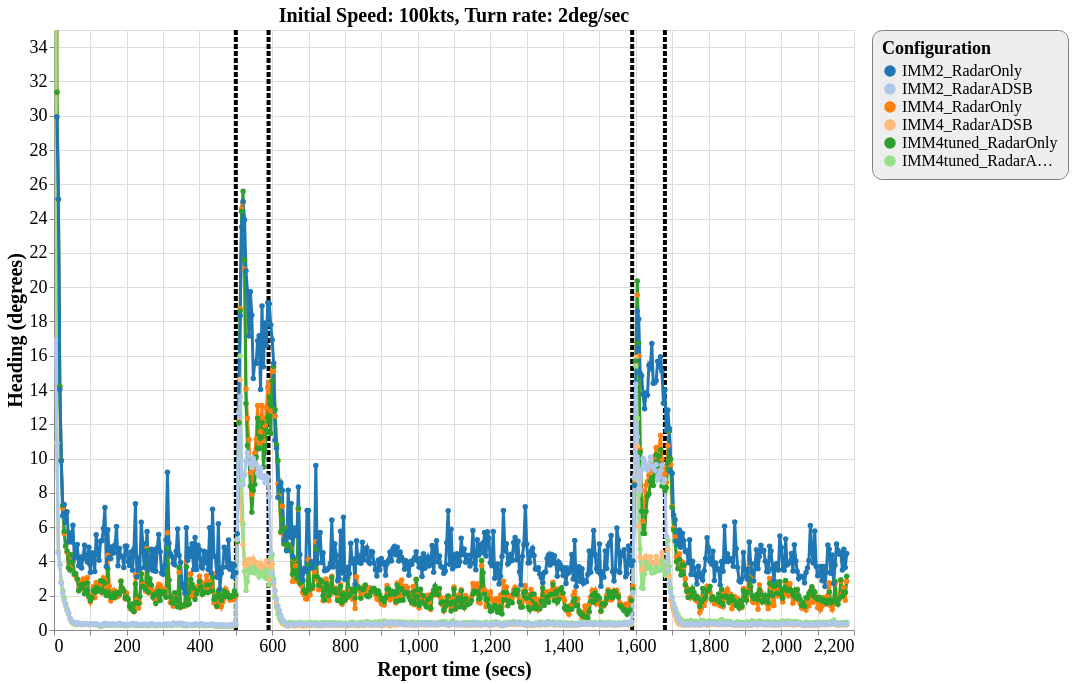

The Vega-Lite source for this figure:
### Vega-Lite specification from a JSON file in a GitHub repository (floating-point values rounded to 4 significant figures; data arrays with more than 128 entries replaced by an {"elided": "..."} marker saying what was removed)
{"config": {"view": {"continuousWidth": 800, "continuousHeight": 600}, "axisX": {"labelFontSize": 18, "titleFontSize": 20}, "axisY": {"labelFontSize": 18, "titleFontSize": 20}, "font": "Times New Roman", "legend": {"cornerRadius": 10, "fillColor": "#EEEEEE", "labelFontSize": 16, "padding": 10, "strokeColor": "gray", "titleFontSize": 18}, "title": {"fontSize": 20}}, "layer": [{"data": {"name": "data-ea819cddc25fc9a20ed642127c59e7fd"}, "mark": {"type": "rule", "strokeDash": [5, 2], "strokeWidth": 4}, "encoding": {"color": {"type": "nominal", "field": "color", "scale": null}, "x": {"type": "quantitative", "field": "tt"}}}, {"data": {"name": "data-d99a1105cc3c3faa088cc8c50333a068"}, "mark": {"type": "line", "point": true, "strokeWidth": 3}, "encoding": {"color": {"type": "ordinal", "field": "config", "scale": {"scheme": "category20"}, "sort": ["IMM2_RadarOnly", "IMM2_RadarADSB", "IMM4_RadarOnly", "IMM4_RadarADSB", "IMM4tuned_RadarOnly", "IMM4tuned_RadarADSB"], "title": "Configuration"}, "x": {"type": "quantitative", "field": "time", "title": "Report time (secs)"}, "y": {"type": "quantitative", "field": "rmse_hdg", "scale": {"domain": [0, 35], "zero": false}, "title": "Heading (degrees)"}}, "selection": {"selector131": {"type": "interval", "bind": "scales", "encodings": ["x", "y"]}}, "title": "Initial Speed: 100kts, Turn rate: 2deg/sec"}], "$schema": "https://vega.github.io/schema/vega-lite/v4.8.1.json", "datasets": {"data-ea819cddc25fc9a20ed642127c59e7fd": [{"tt": 500, "color": "black"}, {"tt": 590, "color": "black"}, {"tt": 1590, "color": "black"}, {"tt": 1680, "color": "black"}], "data-d99a1105cc3c3faa088cc8c50333a068": {"elided": "3269 records"}}}
